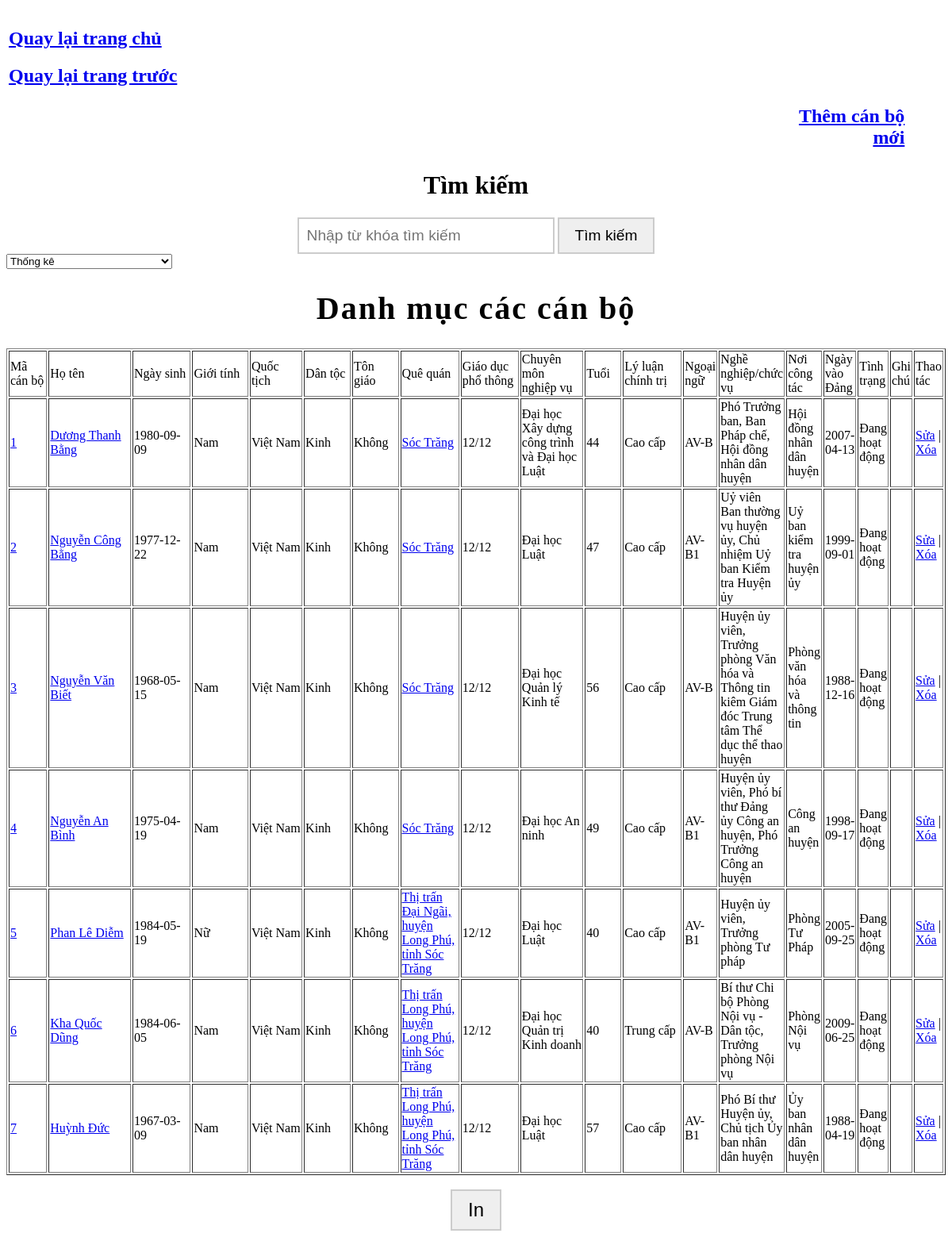
The page /tv_danhmuchuyenlongphu.php?quequan=all on the database its author committed.
### tables this page shows
CREATE TABLE `nhansuhuyenlongphu` (
  `MaCB` int(11) NOT NULL,
  `Hoten` varchar(100) NOT NULL,
  `Ngaysinh` date NOT NULL,
  `Gioitinh` varchar(10) NOT NULL,
  `Quoctich` varchar(50) NOT NULL,
  `Dantoc` varchar(10) NOT NULL,
  `Tongiao` varchar(20) NOT NULL,
  `Quequan` varchar(50) NOT NULL,
  `Giaoducphothong` varchar(20) NOT NULL,
  `Chuyenmonnghiepvu` varchar(50) NOT NULL,
  `Tuoi` int(11) NOT NULL,
  `Lyluanchinhtri` varchar(20) NOT NULL,
  `Ngoaingu` varchar(20) NOT NULL,
  `Nghenghiepchucvu` varchar(200) NOT NULL,
  `Noicongtac` varchar(50) NOT NULL,
  `Ngayvaodang` date NOT NULL,
  `Tinhtrang` varchar(50) NOT NULL,
  `Ghichu` varchar(100) NOT NULL,
  `Thaotac` varchar(50) NOT NULL
);

### tv_danhmuchuyenlongphu.php (the view, shortened to what this page needs)
<?php
include("ketnoi.inc");
$str = "SELECT `MaCB`, `Hoten`, `Ngaysinh`, `Gioitinh`, `Quoctich`, `Dantoc`, `Tongiao`, `Quequan`, `Giaoducphothong`, `Chuyenmonnghiepvu`, `Tuoi`, `Lyluanchinhtri`, `Ngoaingu`, `Nghenghiepchucvu`, `Noicongtac`, `Ngayvaodang`, `Tinhtrang`, `Ghichu` FROM nhansuhuyenlongphu";
$kq = mysql_query($str, $link);
if (isset($_GET['quequan'])) {
    $quequan_selected = $_GET['quequan'];
    if ($quequan_selected == 'all') {
        $str = "SELECT * FROM nhansuhuyenlongphu";
    } else {
        $str = "SELECT * FROM nhansuhuyenlongphu WHERE Quequan = '$quequan_selected'";
    }
    $kq = mysql_query($str, $link);
}
?>
<!DOCTYPE html>
<html lang="en">
<head>
</head>
<body>
<table width="100%" border="0">
    <tr>
      <td colspan="8"></td>
    </tr>
    <td width="50%">
        <a href="index.php" id="back-to-home-button"><h2 class="navigation-link">Quay lại trang chủ</h2></a>
<a href="huyenlongphu.php" id="back-to-previous-page-button"><h2 class="navigation-link">Quay lại trang trước</h2></a>
    </td>
      <td width="1%">&nbsp;</td>
      <td width="8%">&nbsp;</td>
      <td width="8%">&nbsp;</td>
      <td width="7%">&nbsp;</td>
      <td width="8%">&nbsp;</td>
      <td width="14%">&nbsp;</td>
    <tr>
      <td>&nbsp;</td>
      <td>&nbsp;</td>
      <td>&nbsp;</td>
      <td>&nbsp;</td>
      <td>&nbsp;</td>
      <td>&nbsp;</td>
      <td><?php
          echo '<div align="right" class="add-new-button">
  <a href="sp_addhuyenlongphu.php"><span><h2>Thêm cán bộ mới</h2></span></a>
</div>';
        ?></td>
      <td width="4%">&nbsp;</td>
    </tr>
    <tr>
      <td colspan="8"> </td>
    </tr>
</table>
<div align="center">
  <h1 class="search-header">Tìm kiếm</h1>
  <form method="get" action="tv_danhmuchuyenlongphu.php">
    <input type="text" name="search" placeholder="Nhập từ khóa tìm kiếm" class="search-input" />
   <input type="submit" value="Tìm kiếm" class="search-button" id="searchButton" />
  </form>
</div>
<!DOCTYPE html>
<html lang="en">
<head>
</head>
<body>
<select id="selectBox" onchange="showSelected()" onmouseover="changeColor()" onmouseout="restoreColor()">
  <option value="#">Thống kê</option>
</select>
<div align="center">
  <h1 class="elegant-text">Danh mục các cán bộ</h1>
</div>
<table width="100%" border="1">
    <tr>
      <td width="6%" bordercolor="#0000FF">Mã cán bộ</td>
        <td width="13%" bordercolor="#0000FF">Họ tên</td>
        <td width="9%" bordercolor="#0000FF">Ngày sinh</td>
        <td width="9%" bordercolor="#0000FF">Giới tính</td>
        <td width="8%" bordercolor="#0000FF">Quốc tịch</td>
        <td width="7%" bordercolor="#0000FF">Dân tộc</td>
        <td width="6%" bordercolor="#0000FF">Tôn giáo</td>
        <td width="9%" bordercolor="#0000FF">Quê quán</td>
        <td width="9%" bordercolor="#0000FF">Giáo dục phổ thông</td>
        <td width="9%" bordercolor="#0000FF">Chuyên môn nghiệp vụ</td>
        <td width="5%" bordercolor="#0000FF">Tuổi</td>
        <td width="9%" bordercolor="#0000FF">Lý luận chính trị</td>
        <td width="7%" bordercolor="#0000FF">Ngoại ngữ</td>
        <td width="11%" bordercolor="#0000FF">Nghề nghiệp/chức vụ</td>
        <td width="9%" bordercolor="#0000FF">Nơi công tác</td>
        <td width="9%" bordercolor="#0000FF">Ngày vào Đảng</td>
        <td width="9%" bordercolor="#0000FF">Tình trạng</td>
        <td width="9%" bordercolor="#0000FF">Ghi chú</td>
      <td width="8%" bordercolor="#0000FF">Thao tác</td>
    </tr>
    <?php
    while($i = mysql_fetch_array($kq)) {
        ?>
        <tr>
    <td height="80" class="dynamic-text">
      <a href="tv_chitiethuyenlongphu.php?MaCB=<?php echo $i[0]; ?>"><?php echo $i[0];?></a>
    </td>
    <td height="80" class="dynamic-text">
      <a href="tv_chitiethuyenlongphu.php?MaCB=<?php echo $i[0]; ?>"><?php echo $i[1];?></a>
    </td>
    <td><?php echo $i[2];?></td>
    <td><?php echo $i[3];?></td>
    <td><?php echo $i[4];?></td>
    <td><?php echo $i[5];?></td>
    <td><?php echo $i[6];?></td>
    <td height="80" class="dynamic-text">
      <a href="tv_chitiethuyenlongphu.php?MaCB=<?php echo $i[0]; ?>"><?php echo $i[7];?></a>
    <td><?php echo $i[8];?></td>
    <td><?php echo $i[9];?></td>
    <td><?php echo $i[10];?></td>
    <td><?php echo $i[11];?></td>
    <td><?php echo $i[12];?></td>
    <td><?php echo $i[13];?></td>
    <td><?php echo $i[14];?></td>
    <td><?php echo $i[15];?></td>
    <td><?php echo $i[16];?></td>
    <td><?php echo $i[17];?></td>
    <td width="8%">
        <?php
            echo '<a href="tv_edit1huyenlongphu.php?MaCB='.$i[0].'">Sửa</a>';
            echo ' | ';
            echo '<a href="sp_process_deletehuyenlongphu.php?MaCB='.$i[0].'" onclick="return confirm(\'Bạn có muốn xóa hay không\');">Xóa</a>';
        ?>
    </td>
</tr>
        <?php
    }
    ?>
</table>
<br>
<div align="center">
  <input type="button" value="In" onclick="window.print()" class="print-button" id="printButton" />
</div>
</body>
</html>

### tv_danhmuchuyenlongphu.php (style rules this page uses)
.print-button { font-size: 1.5em; padding: 10px 20px; border: 2px solid #ccc; cursor: pointer; transition: background-color 0.5s, color 0.5s; animation: pulse 1.5s infinite; }
input[type="text"] { font-size: 1.2em; padding: 10px; width: 300px; border: 2px solid #ccc; }
input[type="submit"] { font-size: 1.2em; padding: 10px 20px; border: 2px solid #ccc; cursor: pointer; }
.elegant-text { font-size: 2.5em; letter-spacing: 2px; transition: color 0.5s ease; }
.add-new-button a span { animation: glow 2s infinite; }
.add-new-button a h2 { margin: 0; }
.search-header { animation: bounce 1s infinite; }
.search-button { animation: pulse 1.5s infinite; }
.search-input { font-size: 1.2em; padding: 10px; width: 300px; border: 2px solid #ccc; transition: border-color 0.5s ease; }
.navigation-link { font-size: 1.5em; transition: color 0.5s; }
.search-button { font-size: 1.2em; padding: 10px 20px; border: 2px solid #ccc; cursor: pointer; animation: changeColor 3s infinite; }
.dynamic-text { transition: color 0.5s, transform 0.5s, text-shadow 0.5s; cursor: pointer; }
#selectBox { transition: background-color 0.3s; }

### rows shown on the page
nhansuhuyenlongphu: MaCB "1", Hoten "Dương Thanh Bằng", Ngaysinh "1980-09-09", Gioitinh "Nam", Quoctich "Việt Nam", Dantoc "Kinh", Tongiao "Không", Quequan "Sóc Trăng", Giaoducphothong "12/12", Chuyenmonnghiepvu "Đại học Xây dựng công trình và Đại học Luật", Tuoi "44", Lyluanchinhtri "Cao cấp", Ngoaingu "AV-B", Nghenghiepchucvu "Phó Trưởng ban, Ban Pháp chế, Hội đồng nhân dân huyện", Noicongtac "Hội đồng nhân dân huyện", Ngayvaodang "2007-04-13", Tinhtrang "Đang hoạt động"
nhansuhuyenlongphu: MaCB "2", Hoten "Nguyễn Công Bằng", Ngaysinh "1977-12-22", Gioitinh "Nam", Quoctich "Việt Nam", Dantoc "Kinh", Tongiao "Không", Quequan "Sóc Trăng", Giaoducphothong "12/12", Chuyenmonnghiepvu "Đại học Luật", Tuoi "47", Lyluanchinhtri "Cao cấp", Ngoaingu "AV-B1", Nghenghiepchucvu "Uỷ viên Ban thường vụ huyện ủy, Chủ nhiệm Uỷ ban Kiểm tra Huyện ủy", Noicongtac "Uỷ ban kiểm tra huyện ủy", Ngayvaodang "1999-09-01", Tinhtrang "Đang hoạt động"
nhansuhuyenlongphu: MaCB "3", Hoten "Nguyễn Văn Biết", Ngaysinh "1968-05-15", Gioitinh "Nam", Quoctich "Việt Nam", Dantoc "Kinh", Tongiao "Không", Quequan "Sóc Trăng", Giaoducphothong "12/12", Chuyenmonnghiepvu "Đại học Quản lý Kinh tế", Tuoi "56", Lyluanchinhtri "Cao cấp", Ngoaingu "AV-B", Nghenghiepchucvu "Huyện ủy viên, Trưởng phòng Văn hóa và Thông tin kiêm Giám đóc Trung tâm Thể dục thể thao huyện", Noicongtac "Phòng văn hóa và thông tin", Ngayvaodang "1988-12-16", Tinhtrang "Đang hoạt động"
nhansuhuyenlongphu: MaCB "4", Hoten "Nguyễn An Bình", Ngaysinh "1975-04-19", Gioitinh "Nam", Quoctich "Việt Nam", Dantoc "Kinh", Tongiao "Không", Quequan "Sóc Trăng", Giaoducphothong "12/12", Chuyenmonnghiepvu "Đại học An ninh", Tuoi "49", Lyluanchinhtri "Cao cấp", Ngoaingu "AV-B1", Nghenghiepchucvu "Huyện ủy viên, Phó bí thư Đảng ủy Công an huyện, Phó Trưởng Công an huyện", Noicongtac "Công an huyện", Ngayvaodang "1998-09-17", Tinhtrang "Đang hoạt động"
nhansuhuyenlongphu: MaCB "5", Hoten "Phan Lê Diễm", Ngaysinh "1984-05-19", Gioitinh "Nữ", Quoctich "Việt Nam", Dantoc "Kinh", Tongiao "Không", Quequan "Thị trấn Đại Ngãi, huyện Long Phú, tỉnh Sóc Trăng", Giaoducphothong "12/12", Chuyenmonnghiepvu "Đại học Luật", Tuoi "40", Lyluanchinhtri "Cao cấp", Ngoaingu "AV-B1", Nghenghiepchucvu "Huyện ủy viên, Trưởng phòng Tư pháp", Noicongtac "Phòng Tư Pháp", Ngayvaodang "2005-09-25", Tinhtrang "Đang hoạt động"
nhansuhuyenlongphu: MaCB "6", Hoten "Kha Quốc Dũng", Ngaysinh "1984-06-05", Gioitinh "Nam", Quoctich "Việt Nam", Dantoc "Kinh", Tongiao "Không", Quequan "Thị trấn Long Phú, huyện Long Phú, tỉnh Sóc Trăng", Giaoducphothong "12/12", Chuyenmonnghiepvu "Đại học Quản trị Kinh doanh", Tuoi "40", Lyluanchinhtri "Trung cấp", Ngoaingu "AV-B", Nghenghiepchucvu "Bí thư Chi bộ Phòng Nội vụ - Dân tộc, Trưởng phòng Nội vụ", Noicongtac "Phòng Nội vụ", Ngayvaodang "2009-06-25", Tinhtrang "Đang hoạt động"
nhansuhuyenlongphu: MaCB "7", Hoten "Huỳnh Đức", Ngaysinh "1967-03-09", Gioitinh "Nam", Quoctich "Việt Nam", Dantoc "Kinh", Tongiao "Không", Quequan "Thị trấn Long Phú, huyện Long Phú, tỉnh Sóc Trăng", Giaoducphothong "12/12", Chuyenmonnghiepvu "Đại học Luật", Tuoi "57", Lyluanchinhtri "Cao cấp", Ngoaingu "AV-B1", Nghenghiepchucvu "Phó Bí thư Huyện ủy, Chủ tịch Ủy ban nhân dân huyện", Noicongtac "Ủy ban nhân dân huyện", Ngayvaodang "1988-04-19", Tinhtrang "Đang hoạt động"
